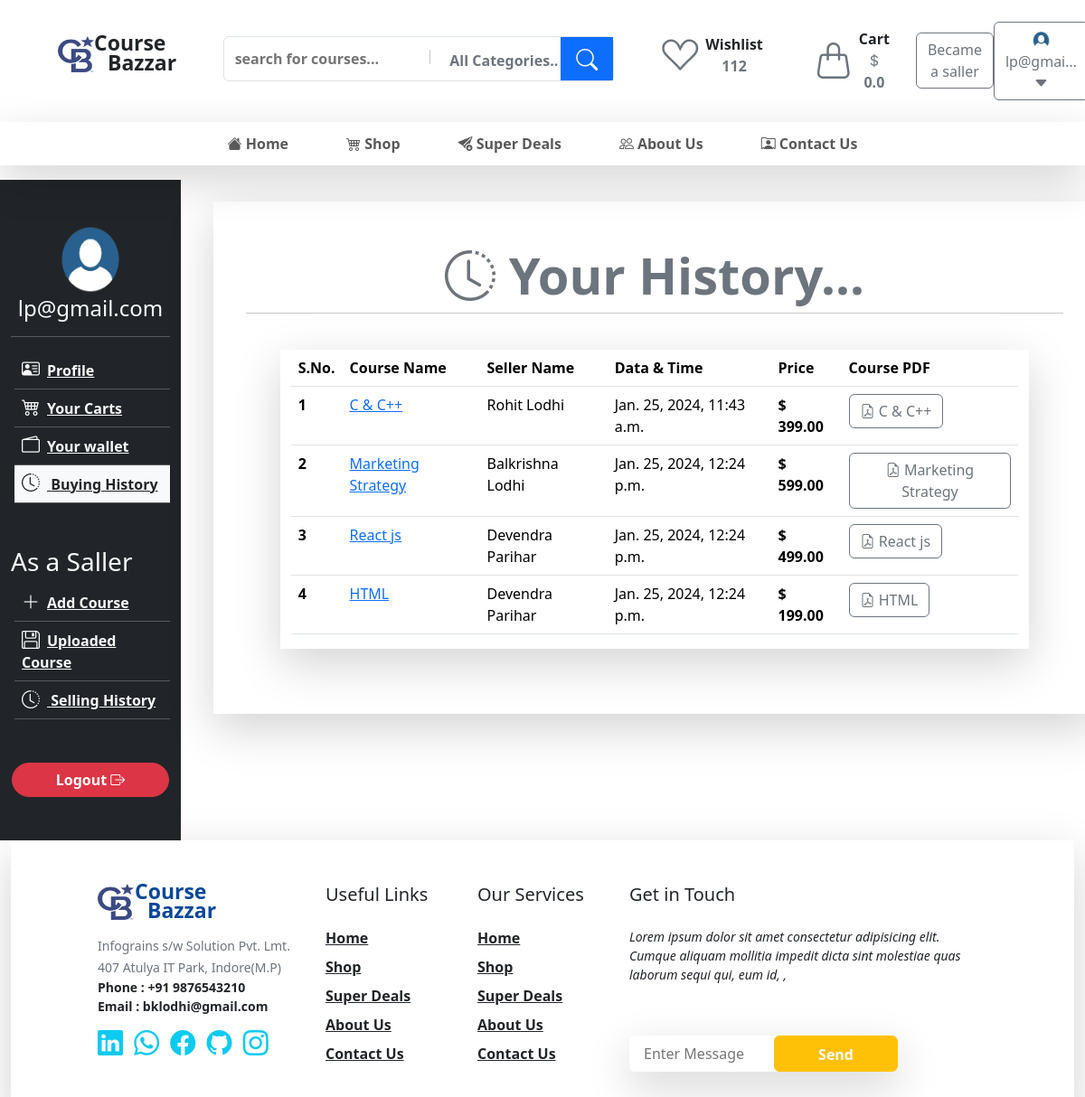
The page /user/deshboard/buying-history/ (signed in) on the database as committed earlier.
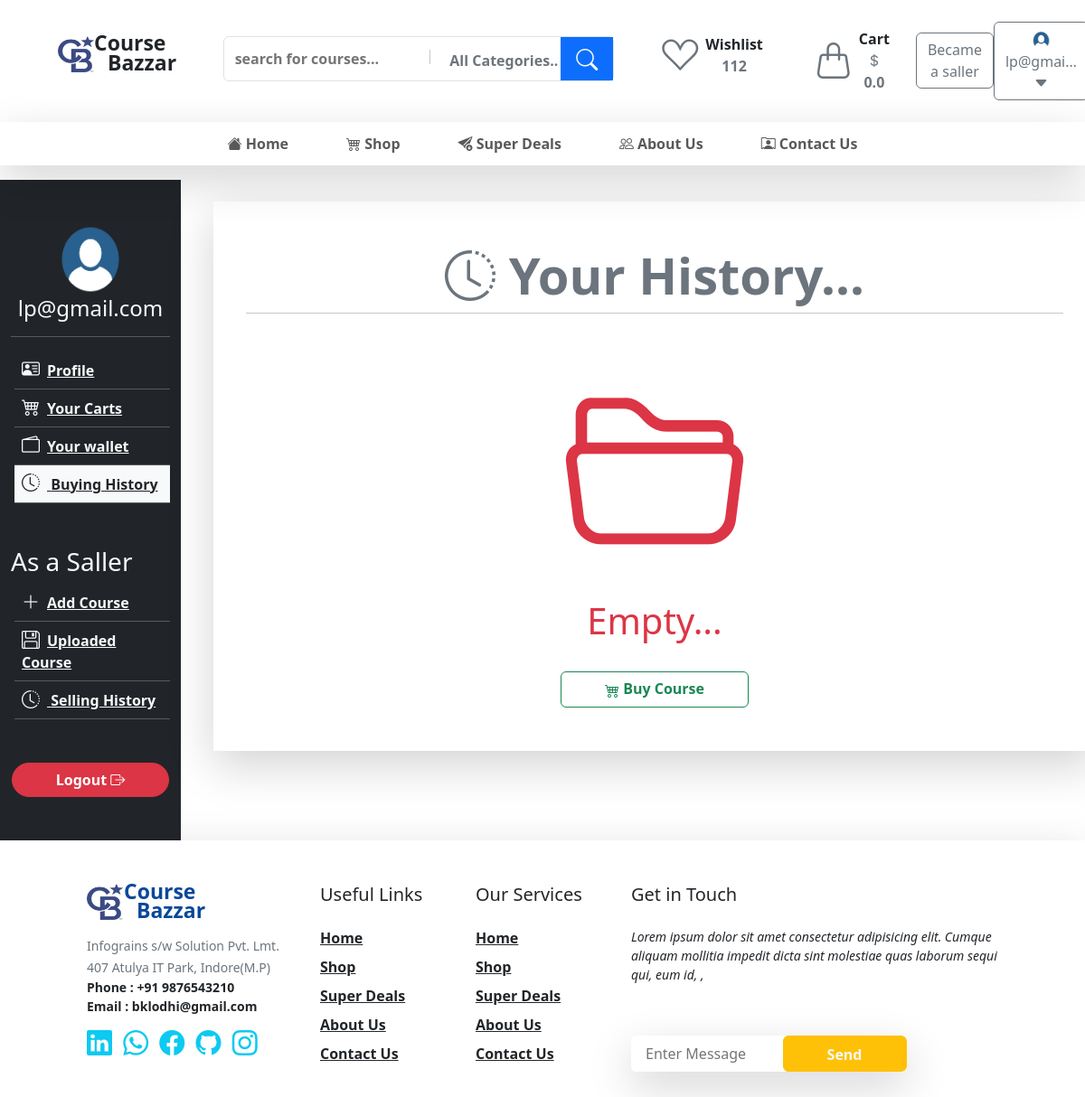
The same page on the database as committed later.
### customer/models.py (models this page shows, shortened)
class CustomUser(AbstractUser):
    is_buyer = models.BooleanField(default=True)
    is_seller = models.BooleanField(default=False)
    phone = models.CharField(max_length=15)
    gender =  models.CharField(max_length=32,choices=(('male',"Male"),("female", "Female"),("other", "Other")))
    image = models.ImageField(upload_to='Profile/', default='Profile/pic.png')

class CourseHistory(models.Model):
    buyer = models.ForeignKey(CustomUser,related_name='buyhistories', on_delete=models.CASCADE)
    course = models.ForeignKey(Course,related_name='coursebuyhistories', on_delete=models.CASCADE)
    datetime = models.DateTimeField(default=datetime.datetime.now())
    seller = models.ForeignKey(CustomUser,related_name='salehistories', on_delete=models.CASCADE)

class Course(models.Model):
    user =  models.ForeignKey(CustomUser, related_name='courses', on_delete=models.CASCADE)
    category = models.OneToOneField(CourseCategory, related_name='category', on_delete=models.CASCADE)
    title =  models.CharField(max_length=50)
    key_points = models.CharField(max_length=100,blank=True, null=True)
    description = models.TextField(max_length=5000)
    price = models.IntegerField()
    sale_counter = models.IntegerField(default=0)
    published_datetime = models.DateTimeField(default=datetime.datetime.now())
    approval_datetime = models.DateTimeField(blank=True, null=True)
    approve = models.BooleanField(default = False)
    image = models.ImageField(upload_to="Course Image/")
    course_file = models.FileField( upload_to='Courses/')

### customer/views.py (the view)
@login_required(login_url='login/')
def buyinghistory(request):
    historiesforbuy = CourseHistory.objects.filter(buyer=request.user)
    context = {
        'historiesforbuy':historiesforbuy,
               }
    return render(request, "buyinghistory.html" , context)

### templates/buyinghistory.html
{% extends "base.html" %}
{% load static %}
{% block body %}
<div class="container-fluid">
  <div class="row">
    <div class="col-2 bg-dark">
      {% include 'customerdeshboard_sidebar.html' with buyinghistory='bg-light text-dark' %}
    </div>
    <div class="col-10">
      <div class="container shadow-lg m-4 p-5">
        <div class="row">
          <h1 class="display-4 text-center fw-bold text-secondary"> <i class="bi bi-clock-history me2"></i> Your History...</h1>
          <hr />
        </div>
        {% if not historiesforbuy %}
        <div class="row">
          <div
            class="col-6 mx-auto text-center text-danger d-flex flex-column justify-content-center"
          >
            <i class="bi bi-folder2-open" style="font-size: 200px"></i>
            <h1>Empty...</h1>
            <a href="{% url 'Buy Course' %}">
              <button
                class="w-auto mt-4 btn btn-outline-success px-5 fw-semibold large"
              >
                <i class="bi bi-cart4 align-middle"></i> Buy Course
              </button>
            </a>
          </div>
        </div>
        {% else %}
        <div class="row py-4">
          <div class="col-11 mx-auto shadow-lg d-flex justify-content-center">
          <table class="table">
            <thead>
                <tr>
                    <th>S.No.</th>
                <th>Course Name</th>
                <th>Seller Name</th>
                <th>Data & Time</th>
                <th>Price</th>
                <th>Course PDF</th>
                </tr>
            </thead>
            <tbody>
                {% for history in historiesforbuy %}
                <tr>
                    <th>{{forloop.counter}}</th>
                    <td><a href="{% url 'About More Course' id=history.course.id %}">{{history.course.title}}</a></td>
                    <td>{{history.seller.first_name}} {{history.seller.last_name}}</td>
                    <td>{{history.datetime}}</td>
                    <td class="fw-semibold">$ {{history.course.price|floatformat:2}}</td>
                    <td>
                      <a href="{{history.course.course_file.url}}">
                        <button class="btn btn-outline-secondary"><i class="bi bi-file-earmark-pdf"></i> {{history.course.title}} </button>
                    </a></td>
                </tr>
                {% endfor %}
            </tbody>
          </table>
        </div>
        {% endif %}
      </div>
    </div>
  </div>
</div>
{% endblock body %}

### templates/base.html (shortened to what this page needs)
{% load static %}
<!doctype html>
<html lang="en">
  <head>
    <link
      href="https://cdn.jsdelivr.net/npm/bootstrap@5.3.2/dist/css/bootstrap.min.css"
      rel="stylesheet"
>
    <link href="/static/css/style.css" rel="stylesheet">
    <link rel="stylesheet"
      href="https://cdnjs.cloudflare.com/ajax/libs/bootstrap-icons/1.11.3/font/bootstrap-icons.min.css"
 />
      <link rel="stylesheet" href="https://cdnjs.cloudflare.com/ajax/libs/font-awesome/6.5.1/css/all.min.css" />
    </head>
    <body >
      {% if home %}
        {% include "header.html" with  home="text-info border-bottom border-info" %}
      {% elif buycourse %}
        {% include "header.html" with  buycourse="text-info border-bottom border-info" %}
      {% elif contact %}
        {% include "header.html" with  contact="text-info border-bottom border-info" %}
      {% elif superdealspage %}
        {% include "header.html" with  superdealspage="text-info border-bottom border-info" %}
      {% elif aboutus %}
        {% include "header.html" with  aboutus="text-info border-bottom border-info" %}
      {% else %}
        {% include "header.html" %}
      {% endif %}
      {% block body %}
      {% endblock body %}
      {% include "footer.html" %}
  </body>
</html>

### templates/header.html (shortened to what this page needs)
{% load static %}
<div class="container-fluid px-5">
  <div class="row px-3 py-4">
      <div class="col-lg-2 col-sm-5 pt-3 d-flex text-center">
          <span>
              <img src="{% static 'images/cb-logo.png' %}" width="40px" height="40px" alt="" srcset="">
          </span>
          <span class="h-100 position-relative">
            <p class="mb-0  pb-0 fw-bold position-absolute" style="top:-10px; font-size:23px">Course</p>
            <p class="mb-0  pb-0 fw-bold position-absolute" style="top:12px; left:15px; font-size:23px">Bazzar</p>
          </span>
      </div>
      <div class="col-lg-5 col-sm-10  pt-3">
          <div class="border rounded-2 p-0 position-relative">
             <form action="{% url 'Buy Course' %}" method="get" >
                <input type="text" class="border-0 m-1 p-2 w-50 fw-semibold searchfield" placeholder="search for courses..." name="course_title" id="">
              <button class="btn text-secondary fw-semibold ps-3">All Categories.. </button>
              <button class="btn btn-primary position-absolute top-0 end-0 h-100 px-3 fs-4 rounded-0 text-light"><i class="bi bi-search"></i></button>
             </form>
          </div>
      </div>
      <div class="col-lg-5  col-sm-5  d-flex">
        <a href="">
          <button class=" btn ">
            <div class="mx-3 d-flex  align-items-center">
              <div>
                <i class="bi bi-suit-heart fs-1 text-secondary align-center"></i>
              </div>
              <div class="ps-2">
                <p class="mb-0 fw-semibold text-dark ">
                  Wishlist
                </p>
                <p class="mb-0 fw-semibold text-secondary">
                  112
                </p>
              </div>
            </div>
          </button>
        </a>
        <a href="{% url 'customercart' %}">
          <button class="btn">
            <div class="mx-3 d-flex  align-items-center">
             <div class=" position-relative">
               <i class="bi bi-handbag  fs-1 text-secondary align-center "></i>
               </div>
             <div class="ps-2">
               <p class="mb-0 fw-semibold text-dark ">
                 Cart
               </p>
               <p class="mb-0 fw-semibold text-secondary fs-6">
                 <i class="bi bi-currency-dollar "></i>{{total_pay_price}}
               </p>
             </div>
           </div>
          </button>
        </a>
        {% if user.is_authenticated %}
        {% if not user.is_saller %}
       <div class="d-flex  align-items-center ms-auto">
        <a href="{% url 'becamesaller' %}" class="text-decoration-none">
          <button class="btn btn-outline-secondary">
            Became a saller
          </button>
        </a>
       </div>
        {% endif %}
          <div class=" d-flex  align-items-center ms-auto">
            <a href="{% url 'customerprofile' %}" class="text-decoration-none">
              <button class="btn btn-outline-secondary">
                <img src="{{customer.image.url}}" alt="" style="width: 25px; height:22px" class="rounded-circle">
                {{user.email|truncatechars:8}} <i class="bi bi-caret-down-fill"></i>
              </button>
            </a>
          </div>
        {% endif %}
      </div>
  </div>
</div>
<nav class="navbar navbar-expand-lg  bg-white shadow-lg px-4 py-1 mb-3">
    <div class="container-fluid">
      <div class="collapse navbar-collapse" id="navbarSupportedContent">
        <ul class="navbar-nav mx-start mx-md-start mx-lg-auto  mb-2 mb-lg-0">
          <li class="nav-item mx-3">
            <a class="nav-link mx-2 fw-semibold {{home}}" aria-current="page" href="{% url 'home' %}"><i class="bi bi-house-fill"></i> Home</a>
          </li>
          <li class="nav-item mx-3">
            <a class="nav-link mx-2 fw-semibold {{buycourse}}" aria-current="page" href="{% url 'Buy Course' %}"><i class="bi bi-cart4"></i> Shop</a>
          </li>
          <li class="nav-item mx-3">
            <a class="nav-link mx-2 fw-semibold {{superdealspage}}" aria-current="page" href="{% url 'super_deals' %}"><i class="bi bi-send-arrow-down-fill"></i> Super Deals</a>
          </li>
          <li class="nav-item mx-3">
            <a class="nav-link mx-2 fw-semibold {{aboutus}} " aria-current="page" href="{% url 'aboutus' %}"><i class="bi bi-people pe-1"></i>About Us</a>
          </li>
          <li class="nav-item mx-3">
            <a class="nav-link mx-2 fw-semibold {{contact}}" aria-current="page" href="{% url 'contact' %}"><i class="bi bi-person-rolodex"></i> Contact Us</a>
          </li>
        </ul>
      </div>
    </div>
  </nav>

### templates/customerdeshboard_sidebar.html (shortened to what this page needs)
{% load static %}
<div class="py-5">
  <div class="text-center">
    {% if customer.image.url %}
    <img
      src="{{ customer.image.url }}"
      alt
      style="height: 80px; width: 90px"
      class="rounded-circle"
    />
    {% endif %}
    <h4 class="text-light">{{user.email}}</h4>
    <hr class="text-light" />
  </div>
  <div class="text-start">
    <ul class="ps-1" type="none">
      <a
        href="{% url 'customerprofile' %}"
        class="fw-semibold text-light {{profile}} "
        ><li class="{{profile}} align-center p-2">
          <i
            class="bi bi-person-vcard fw-semibold h5 pe-2 text-light {{profile}}"
          ></i
          >Profile
        </li></a
      >
      <hr class="text-light m-0" />
      <a
        href="{% url 'customercart' %}"
        class="fw-semibold text-light {{customercart}} w-100"
        ><li class="align-center p-2 {{customercart}}">
          <i
            class="bi bi-cart4 fw-semibold text-light h5 pe-2 {{customercart}}"
          ></i
          >Your Carts
        </li></a
      >
      <hr class="text-light m-0" />
      <a
        href="{% url 'wallet' %}"
        class="fw-semibold text-light {{wallet}} w-100"
        ><li class="align-center p-2 {{wallet}}">
          <i class="bi bi-wallet2 fw-semibold text-light h5 pe-2 {{wallet}}"></i
          >Your wallet
        </li></a
      >
      <hr class="text-light m-0" />
      <a
        href="{% url 'buyinghistory' %}"
        class="fw-semibold text-light {{buyinghistory}} w-100"
        ><li class="align-center p-2 {{buyinghistory}}">
          <i
            class="bi bi-clock-history fw-semibold text-light h5 pe-2 {{buyinghistory}}"
          ></i>
         Buying History
        </li></a
      >
      <hr class="text-light m-0" />
    </ul>
    {% if user.is_seller %}
    <h3 class="text-light mt-5">As a Saller</h3>
    <ul class="ps-1" type="none">
      <a
        href="{% url 'addcourse' %}"
        class="fw-semibold text-light {{addcourse}} w-100"
        ><li class="align-center p-2 {{addcourse}}">
          <i
            class="bi bi-plus-lg fw-semibold text-light h5 pe-2 {{addcourse}}"
          ></i
          >Add Course
        </li></a
      >
      <hr class="text-light m-0" />
      <a
        href="{% url 'uploadedcourses' %}"
        class="fw-semibold text-light {{uploadedcourses}} w-100"
        ><li class="align-center p-2 {{uploadedcourses}}">
          <i
            class="bi bi-floppy fw-semibold text-light h5 pe-2 {{uploadedcourses}}"
          ></i
          >Uploaded Course
        </li></a
      >
      <hr class="text-light m-0" />
      <a
        href="{% url 'sellinghistory' %}"
        class="fw-semibold text-light {{sellinghistory}} w-100"
        ><li class="align-center p-2 {{sellinghistory}}">
          <i
            class="bi bi-clock-history fw-semibold text-light h5 pe-2 {{sellinghistory}}"
          ></i>
         Selling History
        </li></a
      >
      <hr class="text-light m-0" />
    </ul>
    {% endif %}
  </div>
  <div class="text-center mt-5">
    <a href="{% url 'customerlogout' %}">
      <button
        class="btn btn-danger fw-semibold rounded-pill px-5 w-auto align-middle"
      >
        Logout <i class="bi bi-box-arrow-right"></i>
      </button>
    </a>
  </div>
</div>

### templates/footer.html
{% load static %}
<div class="container-fluid shadow-lg px-5 py-5">
  <div class="row px-5">
    <div class="col-3">
      <div class="mb-3">
        <span>
          <img src="{% static 'images/cb-logo.png' %}" width="40px" height="40px" alt="" srcset="">
        </span>
        <span class="h-100 position-relative">
          <p class="mb-0  pb-0 fw-bold position-absolute"
            style="top:-16px;left:1px; font-size:23px; color:rgb(10, 72, 153) ">Course</p>
          <p class="mb-0  pb-0 fw-bold position-absolute"
            style="top:5px; left:15px; font-size:23px; color:rgb(10, 72, 153)">Bazzar</p>
        </span>
      </div>
      <span class="fw-noraml small text-secondary">Infograins s/w Solution Pvt. Lmt. <br>407 Atulya IT Park,
        Indore(M.P)</span>
      <div class="fw-semibold small text-dark">Phone : +91 9876543210</div>
      <div class="fw-semibold small text-dark">Email : bklodhi@gmail.com</div>
      <div class="mt-2">
        <i class="bi bi-linkedin fs-3 text-info me-2"></i>
        <i class="bi bi-whatsapp fs-3 text-info me-2"></i>
        <i class="bi bi-facebook fs-3 text-info me-2"></i>
        <i class="bi bi-github fs-3 text-info me-2"></i>
        <i class="bi bi-instagram fs-3 text-info me-2"></i>
      </div>
    </div>
    <div class="col-2">
      <h5 class="mb-4">Useful Links</h5>
      <p class="mb-2"><a href="" class="text-dark fw-semibold">Home</a></p>
      <p class="mb-2"><a href="" class="text-dark fw-semibold">Shop</a></p>
      <p class="mb-2"><a href="" class="text-dark fw-semibold">Super Deals</a></p>
      <p class="mb-2"><a href="" class="text-dark fw-semibold">About Us</a></p>
      <p class="mb-2"><a href="" class="text-dark fw-semibold">Contact Us</a></p>
    </div>
    <div class="col-2">
      <h5 class="mb-4">Our Services</h5>
      <p class="mb-2"><a href="" class="text-dark fw-semibold">Home</a></p>
      <p class="mb-2"><a href="" class="text-dark fw-semibold">Shop</a></p>
      <p class="mb-2"><a href="" class="text-dark fw-semibold">Super Deals</a></p>
      <p class="mb-2"><a href="" class="text-dark fw-semibold">About Us</a></p>
      <p class="mb-2"><a href="" class="text-dark fw-semibold">Contact Us</a></p>
    </div>
    <div class="col-5 d-flex flex-column">
      <h5 class="mb-4">Get in Touch</h5>
      <p class="fw-normal fst-italic" style="font-size: 14px;">
        Lorem ipsum dolor sit amet consectetur adipisicing elit. Cumque aliquam mollitia impedit dicta sint molestiae
        quas laborum sequi qui, eum id, ,
      </p>
      <div class="mt-auto border-3 d-flex w-75 rounded overflow-hidden shadow-lg" style="height: 40px;">
        <input type="text" class="border-0 w-100 ps-3 text-secondary msgfield" placeholder="Enter Message" name="" id="">
        <button class="btn btn-warning text-light px-5 fw-semibold py-2">Send</button>
      </div>
    </div>
  </div>
</div>

Rows that differ between the two databases and show on the page:
removed CourseHistory: course "C & C++", seller.first_name "Rohit", seller.last_name "Lodhi", datetime "Jan. 25, 2024, 11:43 a.m.", course.price "399.00"
removed CourseHistory: course "Marketing Strategy", seller.first_name "Balkrishna", seller.last_name "Lodhi", datetime "Jan. 25, 2024, 12:24 p.m.", course.price "599.00"
removed CourseHistory: course "React js", seller.first_name "Devendra", seller.last_name "Parihar", datetime "Jan. 25, 2024, 12:24 p.m.", course.price "499.00"
removed CourseHistory: course "HTML", seller.first_name "Devendra", seller.last_name "Parihar", datetime "Jan. 25, 2024, 12:24 p.m.", course.price "199.00"
Other text that changed with them:
text no longer shown: "S.No. Course Name Seller Name Data & Time Price Course PDF"
text now shown: "Empty... Buy Course"
